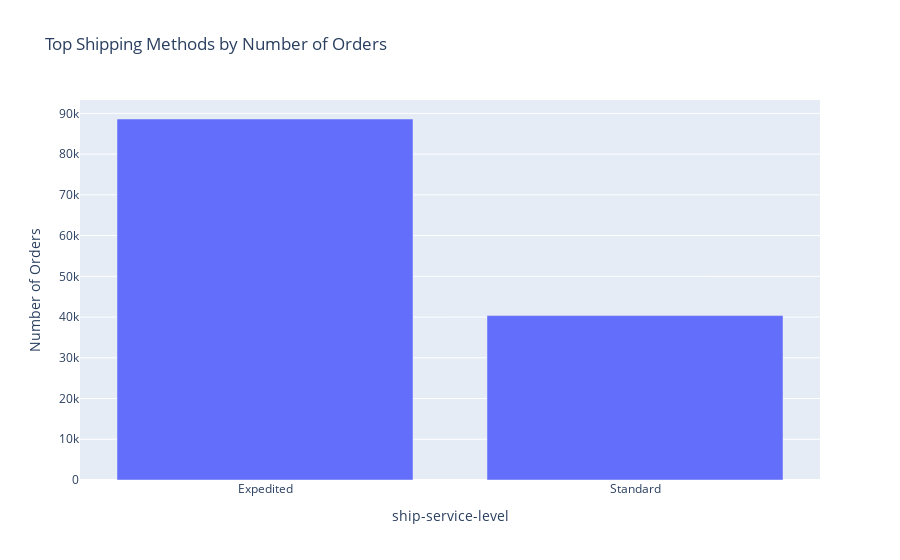

Notebook code for this chart:
### Code cell
# Group by shipping method and calculate total orders and sales (Amount)
shipping_data = EcomData.groupby(['ship-service-level']).agg({'Order ID': 'count', 'Amount': 'sum'}).reset_index()

# Top shipping methods by number of orders
fig = px.bar(shipping_data, 
             x='ship-service-level', 
             y='Order ID', 
             title="Top Shipping Methods by Number of Orders",
             labels={"Order ID": "Number of Orders"})
fig.show()

### Figure 1 — Plotly figure (JSON) as saved in the notebook; plotly's stock layout.template omitted (floating-point values rounded to 4 significant figures)
{"data": [{"alignmentgroup": "True", "hovertemplate": "ship-service-level=%{x}<br>Number of Orders=%{y}<extra></extra>", "legendgroup": "", "marker": {"color": "#636efa", "pattern": {"shape": ""}}, "name": "", "offsetgroup": "", "orientation": "v", "showlegend": false, "textposition": "auto", "type": "bar", "x": ["Expedited", "Standard"], "xaxis": "x", "y": [88615, 40360], "yaxis": "y"}], "layout": {"barmode": "relative", "legend": {"tracegroupgap": 0}, "title": {"text": "Top Shipping Methods by Number of Orders"}, "xaxis": {"anchor": "y", "domain": [0, 1], "title": {"text": "ship-service-level"}}, "yaxis": {"anchor": "x", "domain": [0, 1], "title": {"text": "Number of Orders"}}}}
